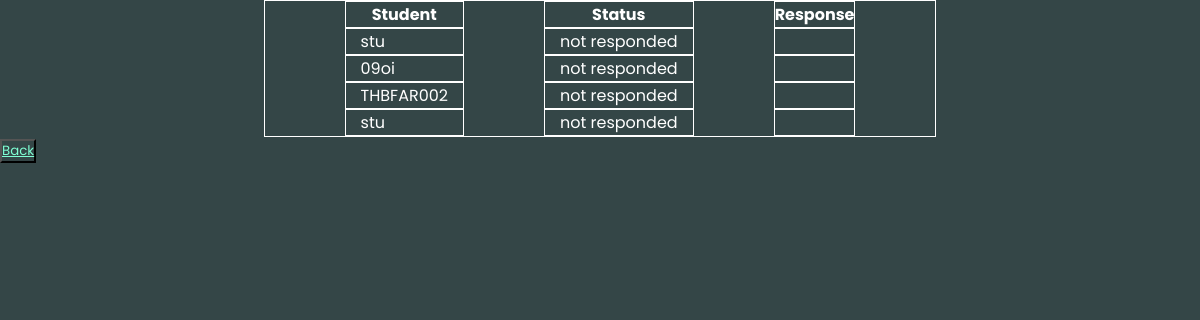
Page /studentSeeCompassionateResponse/ on the committed database.
### accounts/models.py (models this page shows)
class CompassionateResponse(models.Model):
    STATUS_RESPONSE_CHOICES = (
        ('approved','approved'),
        ('not approved', 'NOT APPROVED'),
    )
    studentNumber = models.CharField(null = False, blank = False, max_length=10, default=1)
    status = models.CharField(choices=STATUS_RESPONSE_CHOICES, default='not responded', max_length=20)
    responseMessage = models.CharField(null = True, blank = True, max_length=200)
    class Meta:
        db_table = 'Compassionate Table Response'

### accounts/views.py (the view)
# urls.py: path("studentSeeCompassionateResponse/", views.student_compassionateResponse, name="studentSeeCompassionateResponse"),
def student_compassionateResponse(request):
    data_List = CompassionateResponse.objects.all()
    context = {'data_List': data_List}
    return render (request, 'studentSeeCompassionateResponse.html', context)

### templates/studentSeeCompassionateResponse.html (shortened to what this page needs)
{% load static %}
<!DOCTYPE html>
<html lang="en">
<head>
    <link rel="stylesheet" href="{% static 'css/tables.css' %}">
</head>
<body>
    <table class="center">
        <tr>
            <th>Student</th>
            <th>Status</th>
            <th>Response</th>
        </tr>
            {% for item in data_List %}
        <tr>
            <td>{{item.studentNumber}}</td>
            <td>{{item.status}}</td>
            <td>{{item.responseMessage}}</td>
        </tr>
            {% endfor %}
    </table>
    <button><a href="{% url 'student' %}">Back</a></button>
</body>
</html>

### static/css/tables.css (style rules this page uses)
* { margin: 0; padding: 0; box-sizing: border-box; font-family: 'Poppins', sans-serif; background-color: #344647; }
table, th, td { border: 1px solid white; color: white; }
table { border-spacing: 80px 0; border-collapse: separate; }
td { padding: 0 15px; }
.center { margin-left: auto; margin-right: auto; }
button a { color: aquamarine; }

### rows in the picture
CompassionateResponse: studentNumber "stu", status "not responded"
CompassionateResponse: studentNumber "09oi", status "not responded"
CompassionateResponse: studentNumber "THBFAR002", status "not responded"
CompassionateResponse: studentNumber "stu", status "not responded"
